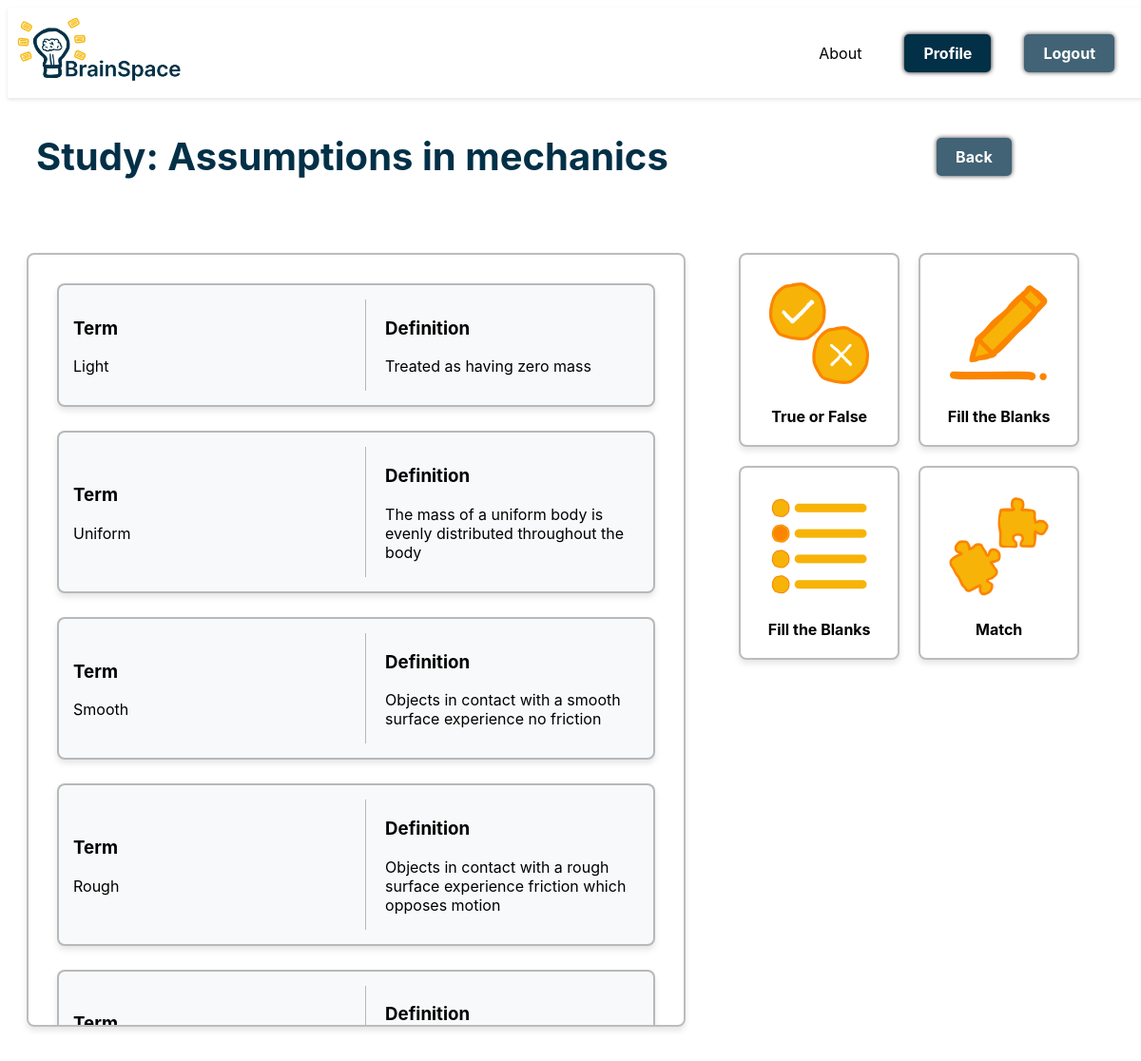
Page /study/6/ (signed in) on the committed database.
### cards/models.py (models this page shows, shortened)
class FlashcardSet(models.Model):
    user = models.ForeignKey(Profile, on_delete=models.CASCADE, related_name='flashcard_sets')
    name = models.CharField(max_length=255)
    created_at = models.DateTimeField(auto_now_add=True)

class Flashcard(models.Model):
    set = models.ForeignKey(FlashcardSet, on_delete=models.CASCADE, related_name='flashcards')
    term = models.TextField()
    definition = models.TextField()
    interval = models.IntegerField(default=1)
    last_reviewed = models.DateTimeField(null=True, blank=True)
    ease_factor = models.FloatField(default=2.5)
    streak = models.IntegerField(default=0)
    baseline = models.FloatField(default=0)
    def __str__(self):
        return self.term

### cards/views.py (the view)
# urls.py: path('study/<int:set_id>/', views.study_set, name='study'),
def study_set(request, set_id):
    flashcard_set = get_object_or_404(FlashcardSet, id=set_id, user=request.user.profile)
    flashcards = flashcard_set.flashcards.all()
    print(flashcards)
    return render(request, 'cards/study.html', {
        'flashcard_set': flashcard_set,
        'flashcards': flashcards,
    })

### cards/templates/cards/study.html (shortened to what this page needs)
{% extends 'cards/header.html' %}
{% block content %}
{% load static %}
<div class="flashcard-nav-header">
    <div class="flashcard-nav-title">
        <h1>Study: {{ flashcard_set.name }}</h1>
    </div>
    <div class="flashcard-nav-buttons">
        <a href = "{% url 'dashboard' %}" class="loginbtn">Back</a>
    </div>
</div>
<div class="dashboard">
    <div class="flashcard-sidebar">
        <div class="scrollbox">
            {% for flashcard in flashcards %}
            <div class="flashcard-box">
                <div class="term-container">
                    <h3 class="term-heading">Term</h3>
                    <p class="term">{{ flashcard.term }}</p>
                </div>
                <div class="definition-container">
                    <h3 class="definition-heading">Definition</h3>
                    <p class="definition">{{ flashcard.definition }}</p>
                </div>
            </div>
            {% empty %}
            <p>No flashcards found in this set.</p>
            {% endfor %}
        </div>
    </div>
    <div class="study-grid">
        <div class="option-box">
            <a href="{% url 'landing' %}" class="study-option">
                <img src="{% static 'images/true_or_false.png' %}" alt="True or False">
            </a>
            True or False
        </div>
        <div class="option-box">
            <a href="{% url 'landing' %}" class="study-option">
                <img src="{% static 'images/fill_blank.png' %}" alt="Fill the Blanks">
            </a>
            Fill the Blanks
        </div>
        <div class="option-box">
            <a href="{% url 'landing' %}" class="study-option">
                <img src="{% static 'images/multiple_choice.png' %}" alt="Quiz">
            </a>
            Fill the Blanks
        </div>
        <div class="option-box">
            <a href="{% url 'landing' %}" class="study-option">
                <img src="{% static 'images/match.png' %}" alt="Match">
            </a>
            Match
        </div>
    </div>
</div>
{% endblock %}

### static/css/styles.css (style rules this page uses)
body { font-family: 'Inter', Arial, sans-serif; }
h1 { font-size: 2.5rem; margin-left: 20px; color: #023047; }
.loginbtn { display: inline-block; margin: 10px; padding: 10px 20px; background-color: #023047; opacity: 0.75; color: #fff; font-weight: bold; text-decoration: none; border-radius: 5px; text-align: center; box-shadow: #000000 0px 0px 5px; }
.flashcard-sidebar { width: 55%; display: flex; flex-direction: column; min-width: 450px; }
.scrollbox { width: 100%; height: 750px; padding: 30px; margin-top: 20px; overflow-y: auto; border: 2px solid #00000043; border-radius: 8px; box-shadow: 0 4px 6px rgba(0, 0, 0, 0.1); }
.badge-shop .header, .flashcard-nav-header { width: 100%; display: flex; align-items: center; justify-content: space-between; padding: 10px; }
.flashcard-nav-title { display: flex; align-items: center; gap: 10px; }
.flashcard-nav-buttons { display: flex; gap: 10px; float: right; width: 30%; justify-content: center; }
.flashcard-box { display: flex; justify-content: space-between; align-items: center; margin-bottom: 25px; padding: 15px; border: 2px solid #00000043; border-radius: 8px; background-color: #f8f9fa; box-shadow: 0 4px 6px rgba(0, 0, 0, 0.1); width: 100%; box-sizing: border-box; }
.dashboard { display: flex; gap: 100px; padding: 20px; }
.term-container, .definition-container { flex: 1; margin-right: 20px; }
.definition-container { margin-right: 0; text-align: left; }
.study-grid { display: grid; grid-template-columns: repeat(2, 1fr); gap: 20px; padding: 20px; height: 95% }
.study-option img { width: 125px; height: auto; display: block; margin-bottom: 15px; }
.option-box { font-weight: bold; display: flex; flex-direction: column; align-items: center; justify-content: center; padding: 20px; border: 2px solid #00000043; border-radius: 8px; background-color: #ffffff; box-shadow: 0 4px 6px rgba(0, 0, 0, 0.1); width: 100%; box-sizing: border-box; transition: transform 0.2s ease-in-out, opacity 0.2s ease-in-out; }

### rows in the picture
FlashcardSet: name "Assumptions in mechanics"
Flashcard: term "Light", definition "Treated as having zero mass"
Flashcard: term "Uniform", definition "The mass of a uniform body is evenly distributed throughout the body"
Flashcard: term "Smooth", definition "Objects in contact with a smooth surface experience no friction"
Flashcard: term "Rough", definition "Objects in contact with a rough surface experience friction which opposes motion"
